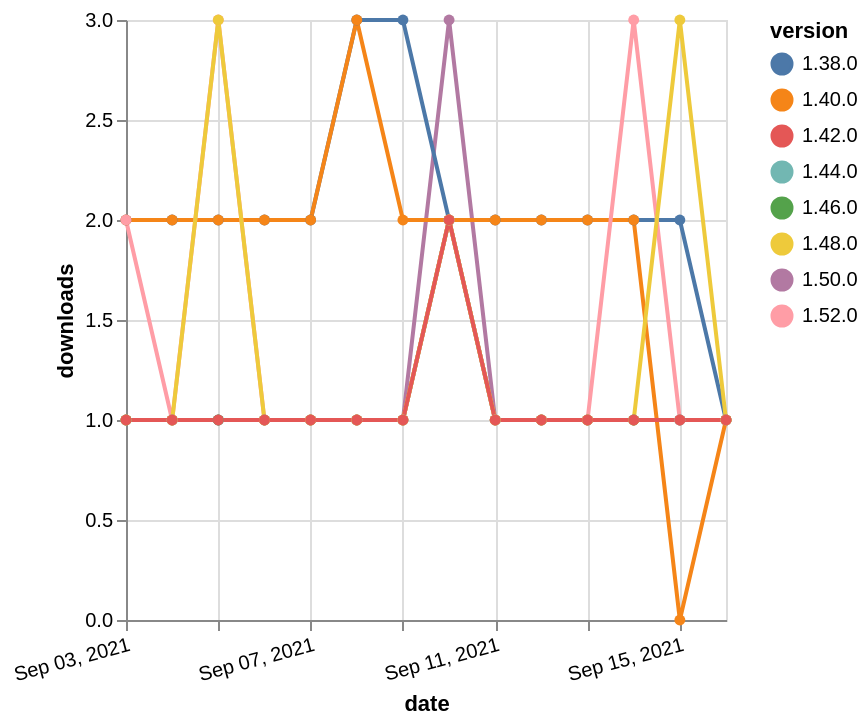

Specify this chart in Vega-Lite:
### Vega-Lite specification from a JSON file in a GitHub repository (floating-point values rounded to 4 significant figures)
{"$schema": "https://vega.github.io/schema/vega-lite/v5.json", "description": "A simple bar chart with embedded data.", "data": {"values": [{"date": "2021-09-03", "total": 203, "delta": 1, "version": "1.50.0"}, {"date": "2021-09-04", "total": 204, "delta": 1, "version": "1.50.0"}, {"date": "2021-09-05", "total": 205, "delta": 1, "version": "1.50.0"}, {"date": "2021-09-06", "total": 206, "delta": 1, "version": "1.50.0"}, {"date": "2021-09-07", "total": 207, "delta": 1, "version": "1.50.0"}, {"date": "2021-09-08", "total": 208, "delta": 1, "version": "1.50.0"}, {"date": "2021-09-09", "total": 209, "delta": 1, "version": "1.50.0"}, {"date": "2021-09-10", "total": 212, "delta": 3, "version": "1.50.0"}, {"date": "2021-09-11", "total": 213, "delta": 1, "version": "1.50.0"}, {"date": "2021-09-12", "total": 214, "delta": 1, "version": "1.50.0"}, {"date": "2021-09-13", "total": 215, "delta": 1, "version": "1.50.0"}, {"date": "2021-09-14", "total": 216, "delta": 1, "version": "1.50.0"}, {"date": "2021-09-15", "total": 217, "delta": 1, "version": "1.50.0"}, {"date": "2021-09-16", "total": 218, "delta": 1, "version": "1.50.0"}, {"date": "2021-09-03", "total": 212, "delta": 1, "version": "1.44.0"}, {"date": "2021-09-04", "total": 213, "delta": 1, "version": "1.44.0"}, {"date": "2021-09-05", "total": 214, "delta": 1, "version": "1.44.0"}, {"date": "2021-09-06", "total": 215, "delta": 1, "version": "1.44.0"}, {"date": "2021-09-07", "total": 216, "delta": 1, "version": "1.44.0"}, {"date": "2021-09-08", "total": 217, "delta": 1, "version": "1.44.0"}, {"date": "2021-09-09", "total": 218, "delta": 1, "version": "1.44.0"}, {"date": "2021-09-10", "total": 220, "delta": 2, "version": "1.44.0"}, {"date": "2021-09-11", "total": 221, "delta": 1, "version": "1.44.0"}, {"date": "2021-09-12", "total": 222, "delta": 1, "version": "1.44.0"}, {"date": "2021-09-13", "total": 223, "delta": 1, "version": "1.44.0"}, {"date": "2021-09-14", "total": 224, "delta": 1, "version": "1.44.0"}, {"date": "2021-09-15", "total": 225, "delta": 1, "version": "1.44.0"}, {"date": "2021-09-16", "total": 226, "delta": 1, "version": "1.44.0"}, {"date": "2021-09-03", "total": 2384, "delta": 2, "version": "1.38.0"}, {"date": "2021-09-04", "total": 2386, "delta": 2, "version": "1.38.0"}, {"date": "2021-09-05", "total": 2388, "delta": 2, "version": "1.38.0"}, {"date": "2021-09-06", "total": 2390, "delta": 2, "version": "1.38.0"}, {"date": "2021-09-07", "total": 2392, "delta": 2, "version": "1.38.0"}, {"date": "2021-09-08", "total": 2395, "delta": 3, "version": "1.38.0"}, {"date": "2021-09-09", "total": 2398, "delta": 3, "version": "1.38.0"}, {"date": "2021-09-10", "total": 2400, "delta": 2, "version": "1.38.0"}, {"date": "2021-09-11", "total": 2402, "delta": 2, "version": "1.38.0"}, {"date": "2021-09-12", "total": 2404, "delta": 2, "version": "1.38.0"}, {"date": "2021-09-13", "total": 2406, "delta": 2, "version": "1.38.0"}, {"date": "2021-09-14", "total": 2408, "delta": 2, "version": "1.38.0"}, {"date": "2021-09-15", "total": 2410, "delta": 2, "version": "1.38.0"}, {"date": "2021-09-16", "total": 2411, "delta": 1, "version": "1.38.0"}, {"date": "2021-09-03", "total": 2471, "delta": 2, "version": "1.40.0"}, {"date": "2021-09-04", "total": 2473, "delta": 2, "version": "1.40.0"}, {"date": "2021-09-05", "total": 2475, "delta": 2, "version": "1.40.0"}, {"date": "2021-09-06", "total": 2477, "delta": 2, "version": "1.40.0"}, {"date": "2021-09-07", "total": 2479, "delta": 2, "version": "1.40.0"}, {"date": "2021-09-08", "total": 2482, "delta": 3, "version": "1.40.0"}, {"date": "2021-09-09", "total": 2484, "delta": 2, "version": "1.40.0"}, {"date": "2021-09-10", "total": 2486, "delta": 2, "version": "1.40.0"}, {"date": "2021-09-11", "total": 2488, "delta": 2, "version": "1.40.0"}, {"date": "2021-09-12", "total": 2490, "delta": 2, "version": "1.40.0"}, {"date": "2021-09-13", "total": 2492, "delta": 2, "version": "1.40.0"}, {"date": "2021-09-14", "total": 2494, "delta": 2, "version": "1.40.0"}, {"date": "2021-09-15", "total": 2494, "delta": 0, "version": "1.40.0"}, {"date": "2021-09-16", "total": 2495, "delta": 1, "version": "1.40.0"}, {"date": "2021-09-03", "total": 207, "delta": 1, "version": "1.46.0"}, {"date": "2021-09-04", "total": 208, "delta": 1, "version": "1.46.0"}, {"date": "2021-09-05", "total": 209, "delta": 1, "version": "1.46.0"}, {"date": "2021-09-06", "total": 210, "delta": 1, "version": "1.46.0"}, {"date": "2021-09-07", "total": 211, "delta": 1, "version": "1.46.0"}, {"date": "2021-09-08", "total": 212, "delta": 1, "version": "1.46.0"}, {"date": "2021-09-09", "total": 213, "delta": 1, "version": "1.46.0"}, {"date": "2021-09-10", "total": 215, "delta": 2, "version": "1.46.0"}, {"date": "2021-09-11", "total": 216, "delta": 1, "version": "1.46.0"}, {"date": "2021-09-12", "total": 217, "delta": 1, "version": "1.46.0"}, {"date": "2021-09-13", "total": 218, "delta": 1, "version": "1.46.0"}, {"date": "2021-09-14", "total": 219, "delta": 1, "version": "1.46.0"}, {"date": "2021-09-15", "total": 220, "delta": 1, "version": "1.46.0"}, {"date": "2021-09-16", "total": 221, "delta": 1, "version": "1.46.0"}, {"date": "2021-09-03", "total": 129, "delta": 2, "version": "1.52.0"}, {"date": "2021-09-04", "total": 130, "delta": 1, "version": "1.52.0"}, {"date": "2021-09-05", "total": 133, "delta": 3, "version": "1.52.0"}, {"date": "2021-09-06", "total": 134, "delta": 1, "version": "1.52.0"}, {"date": "2021-09-07", "total": 135, "delta": 1, "version": "1.52.0"}, {"date": "2021-09-08", "total": 136, "delta": 1, "version": "1.52.0"}, {"date": "2021-09-09", "total": 137, "delta": 1, "version": "1.52.0"}, {"date": "2021-09-10", "total": 139, "delta": 2, "version": "1.52.0"}, {"date": "2021-09-11", "total": 140, "delta": 1, "version": "1.52.0"}, {"date": "2021-09-12", "total": 141, "delta": 1, "version": "1.52.0"}, {"date": "2021-09-13", "total": 142, "delta": 1, "version": "1.52.0"}, {"date": "2021-09-14", "total": 145, "delta": 3, "version": "1.52.0"}, {"date": "2021-09-15", "total": 146, "delta": 1, "version": "1.52.0"}, {"date": "2021-09-16", "total": 147, "delta": 1, "version": "1.52.0"}, {"date": "2021-09-03", "total": 181, "delta": 1, "version": "1.48.0"}, {"date": "2021-09-04", "total": 182, "delta": 1, "version": "1.48.0"}, {"date": "2021-09-05", "total": 185, "delta": 3, "version": "1.48.0"}, {"date": "2021-09-06", "total": 186, "delta": 1, "version": "1.48.0"}, {"date": "2021-09-07", "total": 187, "delta": 1, "version": "1.48.0"}, {"date": "2021-09-08", "total": 188, "delta": 1, "version": "1.48.0"}, {"date": "2021-09-09", "total": 189, "delta": 1, "version": "1.48.0"}, {"date": "2021-09-10", "total": 191, "delta": 2, "version": "1.48.0"}, {"date": "2021-09-11", "total": 192, "delta": 1, "version": "1.48.0"}, {"date": "2021-09-12", "total": 193, "delta": 1, "version": "1.48.0"}, {"date": "2021-09-13", "total": 194, "delta": 1, "version": "1.48.0"}, {"date": "2021-09-14", "total": 195, "delta": 1, "version": "1.48.0"}, {"date": "2021-09-15", "total": 198, "delta": 3, "version": "1.48.0"}, {"date": "2021-09-16", "total": 199, "delta": 1, "version": "1.48.0"}, {"date": "2021-09-03", "total": 258, "delta": 1, "version": "1.42.0"}, {"date": "2021-09-04", "total": 259, "delta": 1, "version": "1.42.0"}, {"date": "2021-09-05", "total": 260, "delta": 1, "version": "1.42.0"}, {"date": "2021-09-06", "total": 261, "delta": 1, "version": "1.42.0"}, {"date": "2021-09-07", "total": 262, "delta": 1, "version": "1.42.0"}, {"date": "2021-09-08", "total": 263, "delta": 1, "version": "1.42.0"}, {"date": "2021-09-09", "total": 264, "delta": 1, "version": "1.42.0"}, {"date": "2021-09-10", "total": 266, "delta": 2, "version": "1.42.0"}, {"date": "2021-09-11", "total": 267, "delta": 1, "version": "1.42.0"}, {"date": "2021-09-12", "total": 268, "delta": 1, "version": "1.42.0"}, {"date": "2021-09-13", "total": 269, "delta": 1, "version": "1.42.0"}, {"date": "2021-09-14", "total": 270, "delta": 1, "version": "1.42.0"}, {"date": "2021-09-15", "total": 271, "delta": 1, "version": "1.42.0"}, {"date": "2021-09-16", "total": 272, "delta": 1, "version": "1.42.0"}]}, "width": "container", "mark": {"type": "line", "point": {"filled": true}}, "encoding": {"x": {"field": "date", "type": "temporal", "timeUnit": "yearmonthdate", "title": "date", "axis": {"labelAngle": -15}}, "y": {"field": "delta", "type": "quantitative", "title": "downloads"}, "color": {"field": "version", "type": "nominal"}, "tooltip": {"field": "delta"}}}
